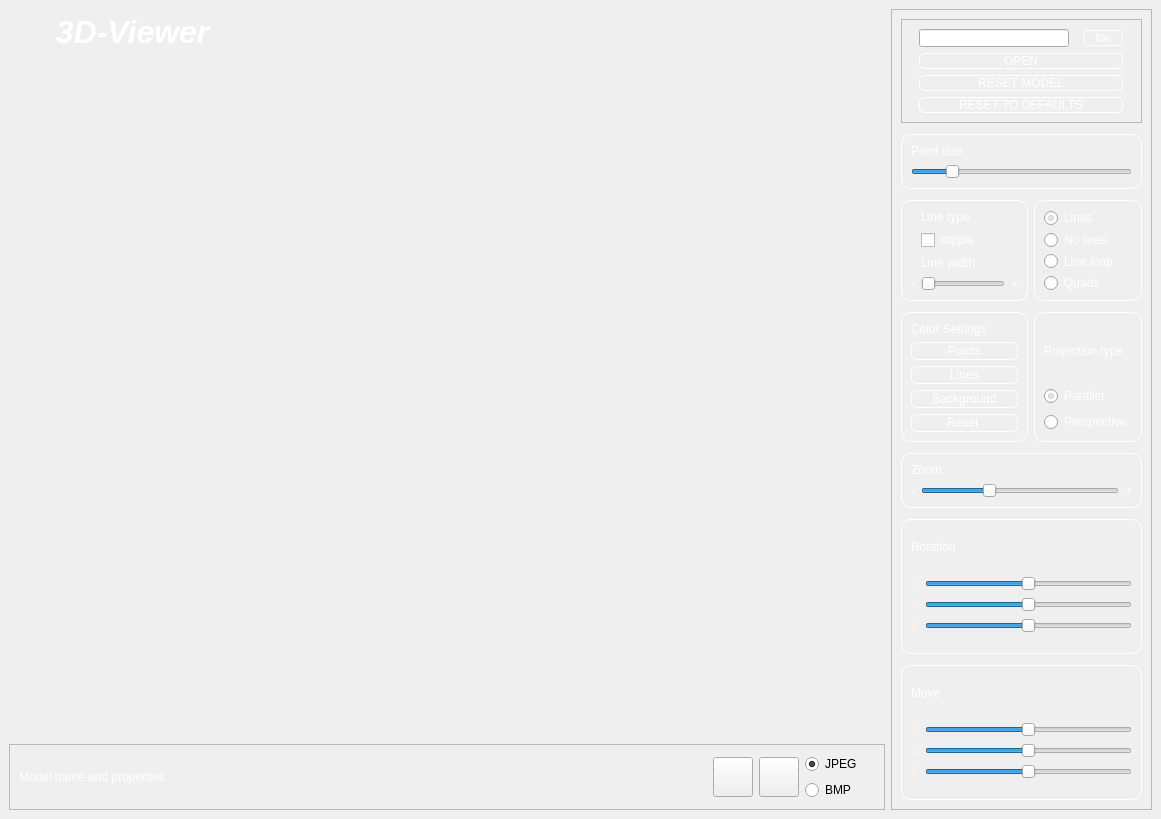
<?xml version="1.0" encoding="UTF-8"?>
<ui version="4.0">
 <class>MainViewer</class>
 <widget class="QMainWindow" name="MainViewer">
  <property name="geometry">
   <rect>
    <x>0</x>
    <y>0</y>
    <width>1161</width>
    <height>819</height>
   </rect>
  </property>
  <property name="windowTitle">
   <string>MainViewer</string>
  </property>
  <property name="styleSheet">
   <string notr="true">background-color: &quot;#737780&quot;;</string>
  </property>
  <widget class="QWidget" name="centralwidget">
   <layout class="QGridLayout" name="gridLayout_7">
    <item row="2" column="0">
     <widget class="QFrame" name="frame_8">
      <property name="sizePolicy">
       <sizepolicy hsizetype="Preferred" vsizetype="Maximum">
        <horstretch>0</horstretch>
        <verstretch>0</verstretch>
       </sizepolicy>
      </property>
      <property name="styleSheet">
       <string notr="true">background-color: &quot;#515259&quot;;</string>
      </property>
      <property name="frameShape">
       <enum>QFrame::StyledPanel</enum>
      </property>
      <property name="frameShadow">
       <enum>QFrame::Raised</enum>
      </property>
      <layout class="QGridLayout" name="gridLayout_6">
       <item row="0" column="0">
        <widget class="QLabel" name="model_name_and_props">
         <property name="styleSheet">
          <string notr="true">color: rgb(255, 255, 255);</string>
         </property>
         <property name="text">
          <string>Model name and properties</string>
         </property>
        </widget>
       </item>
       <item row="0" column="1">
        <layout class="QGridLayout" name="gridLayout_9">
         <item row="0" column="2">
          <layout class="QVBoxLayout" name="verticalLayout_3">
           <item>
            <widget class="QRadioButton" name="jpeg">
             <property name="maximumSize">
              <size>
               <width>70</width>
               <height>16777215</height>
              </size>
             </property>
             <property name="text">
              <string>JPEG</string>
             </property>
             <property name="checked">
              <bool>true</bool>
             </property>
            </widget>
           </item>
           <item>
            <widget class="QRadioButton" name="bmp">
             <property name="maximumSize">
              <size>
               <width>70</width>
               <height>16777215</height>
              </size>
             </property>
             <property name="text">
              <string>BMP</string>
             </property>
            </widget>
           </item>
          </layout>
         </item>
         <item row="0" column="1">
          <widget class="QPushButton" name="saveImage">
           <property name="minimumSize">
            <size>
             <width>40</width>
             <height>40</height>
            </size>
           </property>
           <property name="maximumSize">
            <size>
             <width>40</width>
             <height>40</height>
            </size>
           </property>
           <property name="styleSheet">
            <string notr="true"/>
           </property>
           <property name="text">
            <string/>
           </property>
           <property name="iconSize">
            <size>
             <width>30</width>
             <height>30</height>
            </size>
           </property>
          </widget>
         </item>
         <item row="0" column="0">
          <widget class="QPushButton" name="save_gif_button">
           <property name="minimumSize">
            <size>
             <width>40</width>
             <height>40</height>
            </size>
           </property>
           <property name="maximumSize">
            <size>
             <width>40</width>
             <height>40</height>
            </size>
           </property>
           <property name="styleSheet">
            <string notr="true"/>
           </property>
           <property name="text">
            <string/>
           </property>
           <property name="iconSize">
            <size>
             <width>30</width>
             <height>30</height>
            </size>
           </property>
          </widget>
         </item>
        </layout>
       </item>
      </layout>
     </widget>
    </item>
    <item row="1" column="0">
     <widget class="GLWidget" name="GLwidget" native="true">
      <property name="styleSheet">
       <string notr="true">border-radius: 10px; 
background-color: &quot;#252628&quot;;
border: 1px solid &quot;#252628&quot;;
padding: 5px;</string>
      </property>
     </widget>
    </item>
    <item row="0" column="1" rowspan="3">
     <widget class="QFrame" name="frame">
      <property name="sizePolicy">
       <sizepolicy hsizetype="Maximum" vsizetype="Preferred">
        <horstretch>0</horstretch>
        <verstretch>0</verstretch>
       </sizepolicy>
      </property>
      <property name="styleSheet">
       <string notr="true">background-color: &quot;#515259&quot;;</string>
      </property>
      <property name="frameShape">
       <enum>QFrame::StyledPanel</enum>
      </property>
      <property name="frameShadow">
       <enum>QFrame::Raised</enum>
      </property>
      <layout class="QGridLayout" name="gridLayout">
       <item row="5" column="1">
        <widget class="QFrame" name="zoom_11">
         <property name="enabled">
          <bool>true</bool>
         </property>
         <property name="sizePolicy">
          <sizepolicy hsizetype="Minimum" vsizetype="Ignored">
           <horstretch>0</horstretch>
           <verstretch>0</verstretch>
          </sizepolicy>
         </property>
         <property name="styleSheet">
          <string notr="true">QFrame {
color: white;
margin-top: 5px;
border: 1px solid white;
border-radius: 10px;
}

QLabel {
margin-top: 0;
border: none;
}

QPushButton {
	background-color: rgba(255, 255, 255, 0);
}

QPushButton:pressed {
padding-top: 3px;
padding-right: 3px;
}</string>
         </property>
         <property name="frameShape">
          <enum>QFrame::StyledPanel</enum>
         </property>
         <property name="frameShadow">
          <enum>QFrame::Raised</enum>
         </property>
         <layout class="QGridLayout" name="gridLayout_23">
          <item row="3" column="0">
           <widget class="QRadioButton" name="perspective">
            <property name="styleSheet">
             <string notr="true">color: rgb(255, 255, 255);</string>
            </property>
            <property name="text">
             <string>Perspective</string>
            </property>
           </widget>
          </item>
          <item row="1" column="0">
           <widget class="QRadioButton" name="parallel">
            <property name="enabled">
             <bool>true</bool>
            </property>
            <property name="tabletTracking">
             <bool>false</bool>
            </property>
            <property name="styleSheet">
             <string notr="true">color: rgb(255, 255, 255);</string>
            </property>
            <property name="text">
             <string>Parallel</string>
            </property>
            <property name="checked">
             <bool>true</bool>
            </property>
           </widget>
          </item>
          <item row="0" column="0">
           <widget class="QLabel" name="line_type_lablel_4">
            <property name="text">
             <string>Projection type</string>
            </property>
           </widget>
          </item>
         </layout>
        </widget>
       </item>
       <item row="5" column="0">
        <widget class="QFrame" name="zoom_4">
         <property name="enabled">
          <bool>true</bool>
         </property>
         <property name="sizePolicy">
          <sizepolicy hsizetype="Minimum" vsizetype="Maximum">
           <horstretch>0</horstretch>
           <verstretch>0</verstretch>
          </sizepolicy>
         </property>
         <property name="styleSheet">
          <string notr="true">QFrame {
color: white;
margin-top: 5px;
border: 1px solid white;
border-radius: 10px;
}

QLabel {
margin-top: 0;
border: none;
}

QPushButton {
	background-color: rgba(255, 255, 255, 0);
}

QPushButton:pressed {
padding-top: 3px;
padding-right: 3px;
}</string>
         </property>
         <property name="frameShape">
          <enum>QFrame::StyledPanel</enum>
         </property>
         <property name="frameShadow">
          <enum>QFrame::Raised</enum>
         </property>
         <layout class="QGridLayout" name="gridLayout_8">
          <item row="1" column="0" colspan="2">
           <widget class="QPushButton" name="pointColor">
            <property name="sizePolicy">
             <sizepolicy hsizetype="Minimum" vsizetype="Fixed">
              <horstretch>0</horstretch>
              <verstretch>0</verstretch>
             </sizepolicy>
            </property>
            <property name="minimumSize">
             <size>
              <width>0</width>
              <height>18</height>
             </size>
            </property>
            <property name="styleSheet">
             <string notr="true">QPushButton {
    background-color: &quot;#737780&quot;;
    border: 1px solid white;
    color: white;
    border-radius: 5px;
}

QPushButton:hover {
    background-color: &quot;#A0A6AA&quot;; 
    color: black; 
}

QPushButton:pressed {
    background-color: &quot;#595E62&quot;;
    border: 1px solid black;  
}
</string>
            </property>
            <property name="text">
             <string>Points</string>
            </property>
           </widget>
          </item>
          <item row="2" column="0" colspan="2">
           <widget class="QPushButton" name="lineColor">
            <property name="minimumSize">
             <size>
              <width>0</width>
              <height>18</height>
             </size>
            </property>
            <property name="styleSheet">
             <string notr="true">QPushButton {
    background-color: &quot;#737780&quot;;
    border: 1px solid white;
    color: white;
    border-radius: 5px;
}

QPushButton:hover {
    background-color: &quot;#A0A6AA&quot;; 
    color: black; 
}

QPushButton:pressed {
    background-color: &quot;#595E62&quot;;
    border: 1px solid black;  
}
</string>
            </property>
            <property name="text">
             <string>Lines</string>
            </property>
           </widget>
          </item>
          <item row="3" column="0" colspan="2">
           <widget class="QPushButton" name="BGColor">
            <property name="minimumSize">
             <size>
              <width>0</width>
              <height>18</height>
             </size>
            </property>
            <property name="styleSheet">
             <string notr="true">QPushButton {
    background-color: &quot;#737780&quot;;
    border: 1px solid white;
    color: white;
    border-radius: 5px;
}

QPushButton:hover {
    background-color: &quot;#A0A6AA&quot;; 
    color: black; 
}

QPushButton:pressed {
    background-color: &quot;#595E62&quot;;
    border: 1px solid black;  
}
</string>
            </property>
            <property name="text">
             <string>Background</string>
            </property>
           </widget>
          </item>
          <item row="4" column="0" colspan="2">
           <widget class="QPushButton" name="resetColor">
            <property name="minimumSize">
             <size>
              <width>0</width>
              <height>18</height>
             </size>
            </property>
            <property name="styleSheet">
             <string notr="true">QPushButton {
    background-color: &quot;#737780&quot;;
    border: 1px solid white;
    color: white;
    border-radius: 5px;
}

QPushButton:hover {
    background-color: &quot;#A0A6AA&quot;; 
    color: black; 
}

QPushButton:pressed {
    background-color: &quot;#595E62&quot;;
    border: 1px solid black;  
}
</string>
            </property>
            <property name="text">
             <string>Reset </string>
            </property>
           </widget>
          </item>
          <item row="0" column="0" colspan="2">
           <widget class="QLabel" name="background_title">
            <property name="sizePolicy">
             <sizepolicy hsizetype="Preferred" vsizetype="Maximum">
              <horstretch>0</horstretch>
              <verstretch>0</verstretch>
             </sizepolicy>
            </property>
            <property name="text">
             <string>Color Settings</string>
            </property>
           </widget>
          </item>
         </layout>
        </widget>
       </item>
       <item row="3" column="0" colspan="2">
        <widget class="QFrame" name="zoom_2">
         <property name="enabled">
          <bool>true</bool>
         </property>
         <property name="sizePolicy">
          <sizepolicy hsizetype="Minimum" vsizetype="Maximum">
           <horstretch>0</horstretch>
           <verstretch>0</verstretch>
          </sizepolicy>
         </property>
         <property name="styleSheet">
          <string notr="true">QFrame {
color: white;
margin-top: 5px;
border: 1px solid white;
border-radius: 10px;
}

QLabel {
margin-top: 0;
border: none;
}

QPushButton {
	background-color: rgba(255, 255, 255, 0);
}

QPushButton:pressed {
padding-top: 3px;
padding-right: 3px;
}</string>
         </property>
         <property name="frameShape">
          <enum>QFrame::StyledPanel</enum>
         </property>
         <property name="frameShadow">
          <enum>QFrame::Raised</enum>
         </property>
         <layout class="QGridLayout" name="gridLayout_10">
          <item row="1" column="0">
           <widget class="QSlider" name="point_size_scale">
            <property name="sizePolicy">
             <sizepolicy hsizetype="Expanding" vsizetype="Maximum">
              <horstretch>0</horstretch>
              <verstretch>0</verstretch>
             </sizepolicy>
            </property>
            <property name="minimum">
             <number>1</number>
            </property>
            <property name="maximum">
             <number>25</number>
            </property>
            <property name="singleStep">
             <number>1</number>
            </property>
            <property name="pageStep">
             <number>1</number>
            </property>
            <property name="value">
             <number>5</number>
            </property>
            <property name="orientation">
             <enum>Qt::Horizontal</enum>
            </property>
           </widget>
          </item>
          <item row="0" column="0">
           <widget class="QLabel" name="point_size_title">
            <property name="sizePolicy">
             <sizepolicy hsizetype="Preferred" vsizetype="Maximum">
              <horstretch>0</horstretch>
              <verstretch>0</verstretch>
             </sizepolicy>
            </property>
            <property name="text">
             <string>Point size</string>
            </property>
           </widget>
          </item>
         </layout>
        </widget>
       </item>
       <item row="9" column="0" colspan="2">
        <widget class="QFrame" name="translate">
         <property name="styleSheet">
          <string notr="true">QFrame {
color: white;
margin-top: 5px;
border: 1px solid white;
border-radius: 10px;
}

QLabel {
margin-top: 0;
border: none;
}</string>
         </property>
         <property name="frameShape">
          <enum>QFrame::StyledPanel</enum>
         </property>
         <property name="frameShadow">
          <enum>QFrame::Raised</enum>
         </property>
         <layout class="QGridLayout" name="gridLayout_5">
          <item row="1" column="0">
           <layout class="QVBoxLayout" name="verticalLayout">
            <property name="topMargin">
             <number>5</number>
            </property>
            <item>
             <layout class="QHBoxLayout" name="line_16">
              <property name="leftMargin">
               <number>0</number>
              </property>
              <item>
               <widget class="QLabel" name="label_16">
                <property name="styleSheet">
                 <string notr="true">	color: rgba(255, 255, 255, 102);</string>
                </property>
                <property name="text">
                 <string>X</string>
                </property>
               </widget>
              </item>
              <item>
               <widget class="QSlider" name="move_x">
                <property name="minimum">
                 <number>-100</number>
                </property>
                <property name="maximum">
                 <number>100</number>
                </property>
                <property name="value">
                 <number>0</number>
                </property>
                <property name="orientation">
                 <enum>Qt::Horizontal</enum>
                </property>
               </widget>
              </item>
             </layout>
            </item>
            <item>
             <layout class="QHBoxLayout" name="line_17">
              <property name="leftMargin">
               <number>0</number>
              </property>
              <item>
               <widget class="QLabel" name="label_17">
                <property name="styleSheet">
                 <string notr="true">	color: rgba(255, 255, 255, 102);</string>
                </property>
                <property name="text">
                 <string>Y</string>
                </property>
               </widget>
              </item>
              <item>
               <widget class="QSlider" name="move_y">
                <property name="minimum">
                 <number>-100</number>
                </property>
                <property name="maximum">
                 <number>100</number>
                </property>
                <property name="value">
                 <number>0</number>
                </property>
                <property name="orientation">
                 <enum>Qt::Horizontal</enum>
                </property>
               </widget>
              </item>
             </layout>
            </item>
            <item>
             <layout class="QHBoxLayout" name="line_18">
              <property name="leftMargin">
               <number>0</number>
              </property>
              <item>
               <widget class="QLabel" name="label_18">
                <property name="styleSheet">
                 <string notr="true">	color: rgba(255, 255, 255, 102);</string>
                </property>
                <property name="text">
                 <string>Z</string>
                </property>
               </widget>
              </item>
              <item>
               <widget class="QSlider" name="move_z">
                <property name="minimum">
                 <number>-100</number>
                </property>
                <property name="maximum">
                 <number>100</number>
                </property>
                <property name="value">
                 <number>0</number>
                </property>
                <property name="orientation">
                 <enum>Qt::Horizontal</enum>
                </property>
               </widget>
              </item>
             </layout>
            </item>
           </layout>
          </item>
          <item row="0" column="0">
           <widget class="QLabel" name="translate_title">
            <property name="sizePolicy">
             <sizepolicy hsizetype="Preferred" vsizetype="Maximum">
              <horstretch>0</horstretch>
              <verstretch>0</verstretch>
             </sizepolicy>
            </property>
            <property name="text">
             <string>Move</string>
            </property>
           </widget>
          </item>
         </layout>
        </widget>
       </item>
       <item row="6" column="0" colspan="2">
        <widget class="QFrame" name="zoom">
         <property name="enabled">
          <bool>true</bool>
         </property>
         <property name="sizePolicy">
          <sizepolicy hsizetype="Minimum" vsizetype="Maximum">
           <horstretch>0</horstretch>
           <verstretch>0</verstretch>
          </sizepolicy>
         </property>
         <property name="styleSheet">
          <string notr="true">QFrame {
color: white;
margin-top: 5px;
border: 1px solid white;
border-radius: 10px;
}

QLabel {
margin-top: 0;
border: none;
}

QPushButton {
	background-color: rgba(255, 255, 255, 0);
}

QPushButton:pressed {
padding-top: 3px;
padding-right: 3px;
}</string>
         </property>
         <property name="frameShape">
          <enum>QFrame::StyledPanel</enum>
         </property>
         <property name="frameShadow">
          <enum>QFrame::Raised</enum>
         </property>
         <layout class="QGridLayout" name="gridLayout_3">
          <item row="1" column="1">
           <widget class="QSlider" name="zoom_scale">
            <property name="sizePolicy">
             <sizepolicy hsizetype="Expanding" vsizetype="Maximum">
              <horstretch>0</horstretch>
              <verstretch>0</verstretch>
             </sizepolicy>
            </property>
            <property name="minimum">
             <number>1</number>
            </property>
            <property name="maximum">
             <number>300</number>
            </property>
            <property name="singleStep">
             <number>1</number>
            </property>
            <property name="pageStep">
             <number>1</number>
            </property>
            <property name="value">
             <number>100</number>
            </property>
            <property name="orientation">
             <enum>Qt::Horizontal</enum>
            </property>
           </widget>
          </item>
          <item row="1" column="2">
           <widget class="QLabel" name="label_plus">
            <property name="text">
             <string>+</string>
            </property>
           </widget>
          </item>
          <item row="0" column="0" colspan="2">
           <widget class="QLabel" name="rotate_title">
            <property name="sizePolicy">
             <sizepolicy hsizetype="Preferred" vsizetype="Maximum">
              <horstretch>0</horstretch>
              <verstretch>0</verstretch>
             </sizepolicy>
            </property>
            <property name="text">
             <string>Zoom</string>
            </property>
           </widget>
          </item>
          <item row="1" column="0">
           <widget class="QLabel" name="label_minus">
            <property name="text">
             <string>-</string>
            </property>
           </widget>
          </item>
         </layout>
        </widget>
       </item>
       <item row="7" column="0" colspan="2">
        <widget class="QFrame" name="rotate">
         <property name="styleSheet">
          <string notr="true">QFrame {
color: white;
margin-top: 5px;
border: 1px solid white;
border-radius: 10px;
}

QLabel {
margin-top: 0;
border: none;
}</string>
         </property>
         <property name="frameShape">
          <enum>QFrame::StyledPanel</enum>
         </property>
         <property name="frameShadow">
          <enum>QFrame::Raised</enum>
         </property>
         <layout class="QGridLayout" name="gridLayout_4">
          <item row="1" column="0">
           <layout class="QVBoxLayout" name="verticalLayout_2">
            <property name="topMargin">
             <number>5</number>
            </property>
            <item>
             <layout class="QHBoxLayout" name="line_7">
              <property name="leftMargin">
               <number>0</number>
              </property>
              <item>
               <widget class="QLabel" name="label_7">
                <property name="styleSheet">
                 <string notr="true">	color: rgba(255, 255, 255, 102);</string>
                </property>
                <property name="text">
                 <string>X</string>
                </property>
               </widget>
              </item>
              <item>
               <widget class="QSlider" name="rotate_x">
                <property name="minimum">
                 <number>-360</number>
                </property>
                <property name="maximum">
                 <number>360</number>
                </property>
                <property name="singleStep">
                 <number>1</number>
                </property>
                <property name="orientation">
                 <enum>Qt::Horizontal</enum>
                </property>
               </widget>
              </item>
             </layout>
            </item>
            <item>
             <layout class="QHBoxLayout" name="line_8">
              <property name="leftMargin">
               <number>0</number>
              </property>
              <item>
               <widget class="QLabel" name="label_8">
                <property name="styleSheet">
                 <string notr="true">	color: rgba(255, 255, 255, 102);</string>
                </property>
                <property name="text">
                 <string>Y</string>
                </property>
               </widget>
              </item>
              <item>
               <widget class="QSlider" name="rotate_y">
                <property name="minimum">
                 <number>-360</number>
                </property>
                <property name="maximum">
                 <number>360</number>
                </property>
                <property name="singleStep">
                 <number>1</number>
                </property>
                <property name="orientation">
                 <enum>Qt::Horizontal</enum>
                </property>
               </widget>
              </item>
             </layout>
            </item>
            <item>
             <layout class="QHBoxLayout" name="line_9">
              <property name="leftMargin">
               <number>0</number>
              </property>
              <item>
               <widget class="QLabel" name="label_9">
                <property name="styleSheet">
                 <string notr="true">	color: rgba(255, 255, 255, 102);</string>
                </property>
                <property name="text">
                 <string>Z</string>
                </property>
               </widget>
              </item>
              <item>
               <widget class="QSlider" name="rotate_z">
                <property name="minimum">
                 <number>-360</number>
                </property>
                <property name="maximum">
                 <number>360</number>
                </property>
                <property name="singleStep">
                 <number>1</number>
                </property>
                <property name="orientation">
                 <enum>Qt::Horizontal</enum>
                </property>
               </widget>
              </item>
             </layout>
            </item>
           </layout>
          </item>
          <item row="0" column="0">
           <widget class="QLabel" name="rotate_title_3">
            <property name="sizePolicy">
             <sizepolicy hsizetype="Preferred" vsizetype="Maximum">
              <horstretch>0</horstretch>
              <verstretch>0</verstretch>
             </sizepolicy>
            </property>
            <property name="text">
             <string>Rotation</string>
            </property>
           </widget>
          </item>
         </layout>
        </widget>
       </item>
       <item row="0" column="0" colspan="2">
        <widget class="QFrame" name="open_file">
         <property name="sizePolicy">
          <sizepolicy hsizetype="Preferred" vsizetype="Maximum">
           <horstretch>0</horstretch>
           <verstretch>0</verstretch>
          </sizepolicy>
         </property>
         <property name="styleSheet">
          <string notr="true">background-color: &quot;#737780&quot;;</string>
         </property>
         <property name="frameShape">
          <enum>QFrame::StyledPanel</enum>
         </property>
         <property name="frameShadow">
          <enum>QFrame::Raised</enum>
         </property>
         <layout class="QGridLayout" name="gridLayout_2">
          <item row="0" column="0">
           <widget class="QLineEdit" name="pathLine">
            <property name="sizePolicy">
             <sizepolicy hsizetype="Fixed" vsizetype="Fixed">
              <horstretch>0</horstretch>
              <verstretch>0</verstretch>
             </sizepolicy>
            </property>
            <property name="minimumSize">
             <size>
              <width>150</width>
              <height>0</height>
             </size>
            </property>
            <property name="styleSheet">
             <string notr="true">padding-left: 5px;
padding-right: 5px;
color: rgb(255, 255, 255);
width: 100px;</string>
            </property>
            <property name="readOnly">
             <bool>true</bool>
            </property>
           </widget>
          </item>
          <item row="2" column="0" colspan="2">
           <widget class="QPushButton" name="reset_model">
            <property name="cursor">
             <cursorShape>PointingHandCursor</cursorShape>
            </property>
            <property name="styleSheet">
             <string notr="true">QPushButton {
    background-color: &quot;#737780&quot;;
    border: 1px solid white;
    color: white;
    border-radius: 5px;
}

QPushButton:hover {
    background-color: &quot;#A0A6AA&quot;; 
    color: black; 
}

QPushButton:pressed {
    background-color: &quot;#595E62&quot;;
    border: 1px solid black;  
}
</string>
            </property>
            <property name="text">
             <string>RESET MODEL</string>
            </property>
           </widget>
          </item>
          <item row="1" column="0" colspan="2">
           <widget class="QPushButton" name="openBtm">
            <property name="cursor">
             <cursorShape>PointingHandCursor</cursorShape>
            </property>
            <property name="styleSheet">
             <string notr="true">QPushButton {
    background-color: &quot;#737780&quot;;
    border: 1px solid white;
    color: white;
    border-radius: 5px;
}

QPushButton:hover {
    background-color: &quot;#A0A6AA&quot;; 
    color: black; 
}

QPushButton:pressed {
    background-color: &quot;#595E62&quot;;
    border: 1px solid black;  
}
</string>
            </property>
            <property name="text">
             <string>OPEN</string>
            </property>
           </widget>
          </item>
          <item row="0" column="1">
           <widget class="QPushButton" name="fileBtm">
            <property name="sizePolicy">
             <sizepolicy hsizetype="Maximum" vsizetype="Fixed">
              <horstretch>0</horstretch>
              <verstretch>0</verstretch>
             </sizepolicy>
            </property>
            <property name="minimumSize">
             <size>
              <width>40</width>
              <height>0</height>
             </size>
            </property>
            <property name="styleSheet">
             <string notr="true">QPushButton {
    background-color: &quot;#737780&quot;;
    border: 1px solid white;
    color: white;
    border-radius: 5px;
}

QPushButton:hover {
    background-color: &quot;#A0A6AA&quot;; 
    color: black; 
}

QPushButton:pressed {
    background-color: &quot;#595E62&quot;;
    border: 1px solid black;  
}
</string>
            </property>
            <property name="text">
             <string>file</string>
            </property>
           </widget>
          </item>
          <item row="3" column="0" colspan="2">
           <widget class="QPushButton" name="pushButton">
            <property name="styleSheet">
             <string notr="true">QPushButton {
    background-color: &quot;#737780&quot;;
    border: 1px solid white;
    color: white;
    border-radius: 5px;
}

QPushButton:hover {
    background-color: &quot;#A0A6AA&quot;; 
    color: black; 
}

QPushButton:pressed {
    background-color: &quot;#595E62&quot;;
    border: 1px solid black;  
}
</string>
            </property>
            <property name="text">
             <string>RESET TO DEFAULTS</string>
            </property>
           </widget>
          </item>
         </layout>
        </widget>
       </item>
       <item row="4" column="0">
        <widget class="QFrame" name="zoom_3">
         <property name="enabled">
          <bool>true</bool>
         </property>
         <property name="sizePolicy">
          <sizepolicy hsizetype="Minimum" vsizetype="Maximum">
           <horstretch>0</horstretch>
           <verstretch>0</verstretch>
          </sizepolicy>
         </property>
         <property name="styleSheet">
          <string notr="true">QFrame {
color: white;
margin-top: 5px;
border: 1px solid white;
border-radius: 10px;
}

QLabel {
margin-top: 0;
border: none;
}

QPushButton {
	background-color: rgba(255, 255, 255, 0);
}

QPushButton:pressed {
padding-top: 3px;
padding-right: 3px;
}</string>
         </property>
         <property name="frameShape">
          <enum>QFrame::StyledPanel</enum>
         </property>
         <property name="frameShadow">
          <enum>QFrame::Raised</enum>
         </property>
         <layout class="QGridLayout" name="gridLayout_11">
          <item row="5" column="0">
           <widget class="QLabel" name="label_minus_5">
            <property name="text">
             <string>-</string>
            </property>
           </widget>
          </item>
          <item row="5" column="2">
           <widget class="QLabel" name="label_plus_5">
            <property name="text">
             <string>+</string>
            </property>
           </widget>
          </item>
          <item row="3" column="1">
           <widget class="QLabel" name="line_width_title">
            <property name="sizePolicy">
             <sizepolicy hsizetype="Preferred" vsizetype="Maximum">
              <horstretch>0</horstretch>
              <verstretch>0</verstretch>
             </sizepolicy>
            </property>
            <property name="text">
             <string>Line width</string>
            </property>
           </widget>
          </item>
          <item row="5" column="1">
           <widget class="QSlider" name="line_width_scale">
            <property name="sizePolicy">
             <sizepolicy hsizetype="Expanding" vsizetype="Maximum">
              <horstretch>0</horstretch>
              <verstretch>0</verstretch>
             </sizepolicy>
            </property>
            <property name="minimum">
             <number>1</number>
            </property>
            <property name="maximum">
             <number>10</number>
            </property>
            <property name="singleStep">
             <number>1</number>
            </property>
            <property name="pageStep">
             <number>1</number>
            </property>
            <property name="value">
             <number>1</number>
            </property>
            <property name="orientation">
             <enum>Qt::Horizontal</enum>
            </property>
           </widget>
          </item>
          <item row="2" column="1">
           <widget class="QCheckBox" name="line_type">
            <property name="styleSheet">
             <string notr="true">color: rgb(255, 255, 255);</string>
            </property>
            <property name="text">
             <string>stipple</string>
            </property>
           </widget>
          </item>
          <item row="1" column="1">
           <widget class="QLabel" name="line_type_lablel">
            <property name="text">
             <string>Line type</string>
            </property>
           </widget>
          </item>
         </layout>
        </widget>
       </item>
       <item row="4" column="1">
        <widget class="QFrame" name="zoom_5">
         <property name="enabled">
          <bool>true</bool>
         </property>
         <property name="sizePolicy">
          <sizepolicy hsizetype="Minimum" vsizetype="Ignored">
           <horstretch>0</horstretch>
           <verstretch>0</verstretch>
          </sizepolicy>
         </property>
         <property name="styleSheet">
          <string notr="true">QFrame {
color: white;
margin-top: 5px;
border: 1px solid white;
border-radius: 10px;
}

QLabel {
margin-top: 0;
border: none;
}

QPushButton {
	background-color: rgba(255, 255, 255, 0);
}

QPushButton:pressed {
padding-top: 3px;
padding-right: 3px;
}</string>
         </property>
         <property name="frameShape">
          <enum>QFrame::StyledPanel</enum>
         </property>
         <property name="frameShadow">
          <enum>QFrame::Raised</enum>
         </property>
         <layout class="QGridLayout" name="gridLayout_13">
          <item row="4" column="0">
           <widget class="QRadioButton" name="quads">
            <property name="styleSheet">
             <string notr="true">color: rgb(255, 255, 255);</string>
            </property>
            <property name="text">
             <string>Quads</string>
            </property>
           </widget>
          </item>
          <item row="3" column="0">
           <widget class="QRadioButton" name="lineLoop">
            <property name="styleSheet">
             <string notr="true">color: rgb(255, 255, 255);</string>
            </property>
            <property name="text">
             <string>Line loop</string>
            </property>
           </widget>
          </item>
          <item row="1" column="0">
           <widget class="QRadioButton" name="noLine">
            <property name="styleSheet">
             <string notr="true">color: rgb(255, 255, 255);</string>
            </property>
            <property name="text">
             <string>No lines</string>
            </property>
           </widget>
          </item>
          <item row="0" column="0">
           <widget class="QRadioButton" name="line">
            <property name="enabled">
             <bool>true</bool>
            </property>
            <property name="tabletTracking">
             <bool>false</bool>
            </property>
            <property name="styleSheet">
             <string notr="true">color: rgb(255, 255, 255);</string>
            </property>
            <property name="text">
             <string>Lines</string>
            </property>
            <property name="checked">
             <bool>true</bool>
            </property>
           </widget>
          </item>
         </layout>
        </widget>
       </item>
      </layout>
     </widget>
    </item>
    <item row="0" column="0">
     <widget class="QLabel" name="header">
      <property name="sizePolicy">
       <sizepolicy hsizetype="Minimum" vsizetype="Maximum">
        <horstretch>0</horstretch>
        <verstretch>0</verstretch>
       </sizepolicy>
      </property>
      <property name="font">
       <font>
        <pointsize>24</pointsize>
        <bold>true</bold>
       </font>
      </property>
      <property name="styleSheet">
       <string notr="true">border-radius: 10px; 

border: 5px;
padding: 5px;
</string>
      </property>
      <property name="text">
       <string>&lt;html&gt;&lt;head/&gt;&lt;body&gt;&lt;p&gt;&lt;span style=&quot; font-style:italic; color:#ffffff;&quot;&gt;🐩 3D-Viewer&lt;/span&gt;&lt;/p&gt;&lt;/body&gt;&lt;/html&gt;</string>
      </property>
      <property name="alignment">
       <set>Qt::AlignLeading|Qt::AlignLeft|Qt::AlignVCenter</set>
      </property>
     </widget>
    </item>
   </layout>
   <zorder>GLwidget</zorder>
   <zorder>frame</zorder>
   <zorder>frame_8</zorder>
   <zorder>header</zorder>
  </widget>
 </widget>
 <customwidgets>
  <customwidget>
   <class>GLWidget</class>
   <extends>QWidget</extends>
   <header>glwidget.h</header>
   <container>1</container>
  </customwidget>
 </customwidgets>
 <resources/>
 <connections/>
</ui>
